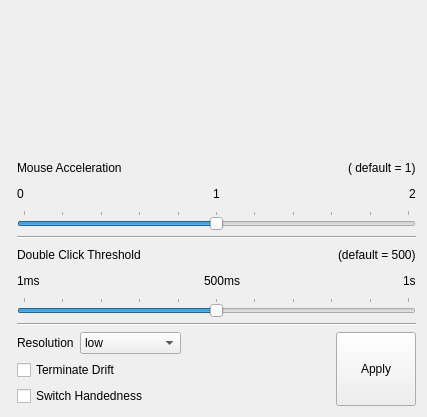
<?xml version="1.0" encoding="UTF-8"?>
<ui version="4.0">
 <class>page_mouse_trueos</class>
 <widget class="QWidget" name="page_mouse_trueos">
  <property name="geometry">
   <rect>
    <x>0</x>
    <y>0</y>
    <width>427</width>
    <height>417</height>
   </rect>
  </property>
  <property name="windowTitle">
   <string>Form</string>
  </property>
  <layout class="QVBoxLayout" name="verticalLayout_4">
   <item>
    <spacer name="verticalSpacer">
     <property name="orientation">
      <enum>Qt::Vertical</enum>
     </property>
     <property name="sizeHint" stdset="0">
      <size>
       <width>20</width>
       <height>40</height>
      </size>
     </property>
    </spacer>
   </item>
   <item>
    <layout class="QFormLayout" name="formLayout">
     <item row="0" column="1">
      <layout class="QHBoxLayout" name="horizontalLayout_5">
       <item>
        <widget class="QLabel" name="label_7">
         <property name="text">
          <string>Mouse Acceleration</string>
         </property>
        </widget>
       </item>
       <item>
        <spacer name="horizontalSpacer_2">
         <property name="orientation">
          <enum>Qt::Horizontal</enum>
         </property>
         <property name="sizeHint" stdset="0">
          <size>
           <width>40</width>
           <height>20</height>
          </size>
         </property>
        </spacer>
       </item>
       <item>
        <widget class="QLabel" name="label_8">
         <property name="text">
          <string>( default = 1)</string>
         </property>
        </widget>
       </item>
      </layout>
     </item>
     <item row="1" column="1">
      <layout class="QVBoxLayout" name="verticalLayout">
       <item>
        <layout class="QHBoxLayout" name="horizontalLayout">
         <item>
          <widget class="QLabel" name="label">
           <property name="sizePolicy">
            <sizepolicy hsizetype="Preferred" vsizetype="Minimum">
             <horstretch>0</horstretch>
             <verstretch>0</verstretch>
            </sizepolicy>
           </property>
           <property name="text">
            <string>0</string>
           </property>
          </widget>
         </item>
         <item>
          <spacer name="horizontalSpacer_4">
           <property name="sizePolicy">
            <sizepolicy hsizetype="Expanding" vsizetype="Minimum">
             <horstretch>0</horstretch>
             <verstretch>0</verstretch>
            </sizepolicy>
           </property>
           <property name="orientation">
            <enum>Qt::Horizontal</enum>
           </property>
           <property name="sizeHint" stdset="0">
            <size>
             <width>40</width>
             <height>20</height>
            </size>
           </property>
          </spacer>
         </item>
         <item>
          <widget class="QLabel" name="label_2">
           <property name="sizePolicy">
            <sizepolicy hsizetype="Preferred" vsizetype="Minimum">
             <horstretch>0</horstretch>
             <verstretch>0</verstretch>
            </sizepolicy>
           </property>
           <property name="text">
            <string>1</string>
           </property>
          </widget>
         </item>
         <item>
          <spacer name="horizontalSpacer_5">
           <property name="sizePolicy">
            <sizepolicy hsizetype="Expanding" vsizetype="Minimum">
             <horstretch>0</horstretch>
             <verstretch>0</verstretch>
            </sizepolicy>
           </property>
           <property name="orientation">
            <enum>Qt::Horizontal</enum>
           </property>
           <property name="sizeHint" stdset="0">
            <size>
             <width>40</width>
             <height>20</height>
            </size>
           </property>
          </spacer>
         </item>
         <item>
          <widget class="QLabel" name="label_3">
           <property name="sizePolicy">
            <sizepolicy hsizetype="Preferred" vsizetype="Minimum">
             <horstretch>0</horstretch>
             <verstretch>0</verstretch>
            </sizepolicy>
           </property>
           <property name="text">
            <string>2</string>
           </property>
          </widget>
         </item>
        </layout>
       </item>
       <item>
        <widget class="QSlider" name="slider_mouseAcceleration">
         <property name="sizePolicy">
          <sizepolicy hsizetype="Expanding" vsizetype="Minimum">
           <horstretch>0</horstretch>
           <verstretch>0</verstretch>
          </sizepolicy>
         </property>
         <property name="maximum">
          <number>200</number>
         </property>
         <property name="singleStep">
          <number>20</number>
         </property>
         <property name="pageStep">
          <number>20</number>
         </property>
         <property name="value">
          <number>100</number>
         </property>
         <property name="orientation">
          <enum>Qt::Horizontal</enum>
         </property>
         <property name="invertedAppearance">
          <bool>false</bool>
         </property>
         <property name="tickPosition">
          <enum>QSlider::TicksAbove</enum>
         </property>
         <property name="tickInterval">
          <number>20</number>
         </property>
        </widget>
       </item>
      </layout>
     </item>
     <item row="2" column="1">
      <widget class="Line" name="line">
       <property name="orientation">
        <enum>Qt::Horizontal</enum>
       </property>
      </widget>
     </item>
     <item row="3" column="1">
      <layout class="QHBoxLayout" name="horizontalLayout_6">
       <item>
        <widget class="QLabel" name="label_9">
         <property name="text">
          <string>Double Click Threshold</string>
         </property>
        </widget>
       </item>
       <item>
        <spacer name="horizontalSpacer_3">
         <property name="orientation">
          <enum>Qt::Horizontal</enum>
         </property>
         <property name="sizeHint" stdset="0">
          <size>
           <width>40</width>
           <height>20</height>
          </size>
         </property>
        </spacer>
       </item>
       <item>
        <widget class="QLabel" name="label_10">
         <property name="text">
          <string>(default = 500)</string>
         </property>
        </widget>
       </item>
      </layout>
     </item>
     <item row="4" column="1">
      <layout class="QVBoxLayout" name="verticalLayout_2">
       <item>
        <layout class="QHBoxLayout" name="horizontalLayout_2">
         <item>
          <widget class="QLabel" name="label_4">
           <property name="sizePolicy">
            <sizepolicy hsizetype="Preferred" vsizetype="Minimum">
             <horstretch>0</horstretch>
             <verstretch>0</verstretch>
            </sizepolicy>
           </property>
           <property name="text">
            <string>1ms</string>
           </property>
          </widget>
         </item>
         <item>
          <spacer name="horizontalSpacer_6">
           <property name="sizePolicy">
            <sizepolicy hsizetype="Expanding" vsizetype="Minimum">
             <horstretch>0</horstretch>
             <verstretch>0</verstretch>
            </sizepolicy>
           </property>
           <property name="orientation">
            <enum>Qt::Horizontal</enum>
           </property>
           <property name="sizeHint" stdset="0">
            <size>
             <width>40</width>
             <height>20</height>
            </size>
           </property>
          </spacer>
         </item>
         <item>
          <widget class="QLabel" name="label_5">
           <property name="sizePolicy">
            <sizepolicy hsizetype="Preferred" vsizetype="Minimum">
             <horstretch>0</horstretch>
             <verstretch>0</verstretch>
            </sizepolicy>
           </property>
           <property name="text">
            <string>500ms</string>
           </property>
          </widget>
         </item>
         <item>
          <spacer name="horizontalSpacer_7">
           <property name="orientation">
            <enum>Qt::Horizontal</enum>
           </property>
           <property name="sizeHint" stdset="0">
            <size>
             <width>40</width>
             <height>20</height>
            </size>
           </property>
          </spacer>
         </item>
         <item>
          <widget class="QLabel" name="label_6">
           <property name="text">
            <string>1s</string>
           </property>
          </widget>
         </item>
        </layout>
       </item>
       <item>
        <widget class="QSlider" name="slider_doubleClickThreshold">
         <property name="sizePolicy">
          <sizepolicy hsizetype="Expanding" vsizetype="Minimum">
           <horstretch>0</horstretch>
           <verstretch>0</verstretch>
          </sizepolicy>
         </property>
         <property name="maximum">
          <number>1000</number>
         </property>
         <property name="singleStep">
          <number>25</number>
         </property>
         <property name="pageStep">
          <number>25</number>
         </property>
         <property name="value">
          <number>500</number>
         </property>
         <property name="orientation">
          <enum>Qt::Horizontal</enum>
         </property>
         <property name="tickPosition">
          <enum>QSlider::TicksAbove</enum>
         </property>
         <property name="tickInterval">
          <number>100</number>
         </property>
        </widget>
       </item>
      </layout>
     </item>
     <item row="5" column="1">
      <widget class="Line" name="line_3">
       <property name="orientation">
        <enum>Qt::Horizontal</enum>
       </property>
      </widget>
     </item>
     <item row="6" column="1">
      <layout class="QHBoxLayout" name="horizontalLayout_4">
       <item>
        <layout class="QVBoxLayout" name="verticalLayout_3">
         <item>
          <layout class="QHBoxLayout" name="horizontalLayout_3">
           <item>
            <widget class="QLabel" name="label_resolutionBox">
             <property name="text">
              <string>Resolution</string>
             </property>
             <property name="buddy">
              <cstring>combobox_resolutionBox</cstring>
             </property>
            </widget>
           </item>
           <item>
            <widget class="QComboBox" name="combobox_resolutionBox">
             <item>
              <property name="text">
               <string>low</string>
              </property>
             </item>
             <item>
              <property name="text">
               <string>medium-low</string>
              </property>
             </item>
             <item>
              <property name="text">
               <string>medium-high</string>
              </property>
             </item>
             <item>
              <property name="text">
               <string>high</string>
              </property>
             </item>
            </widget>
           </item>
          </layout>
         </item>
         <item>
          <widget class="QCheckBox" name="checkBoxTerminateDrift">
           <property name="text">
            <string>Terminate Drift</string>
           </property>
          </widget>
         </item>
         <item>
          <widget class="QCheckBox" name="checkBoxHandedness">
           <property name="text">
            <string>Switch Handedness</string>
           </property>
          </widget>
         </item>
        </layout>
       </item>
       <item>
        <layout class="QHBoxLayout" name="horizontalLayout_7">
         <item>
          <spacer name="horizontalSpacer">
           <property name="orientation">
            <enum>Qt::Horizontal</enum>
           </property>
           <property name="sizeHint" stdset="0">
            <size>
             <width>40</width>
             <height>20</height>
            </size>
           </property>
          </spacer>
         </item>
         <item>
          <widget class="QPushButton" name="button_apply">
           <property name="sizePolicy">
            <sizepolicy hsizetype="Minimum" vsizetype="MinimumExpanding">
             <horstretch>0</horstretch>
             <verstretch>0</verstretch>
            </sizepolicy>
           </property>
           <property name="text">
            <string>Apply</string>
           </property>
          </widget>
         </item>
        </layout>
       </item>
      </layout>
     </item>
    </layout>
   </item>
  </layout>
 </widget>
 <resources/>
 <connections/>
</ui>
